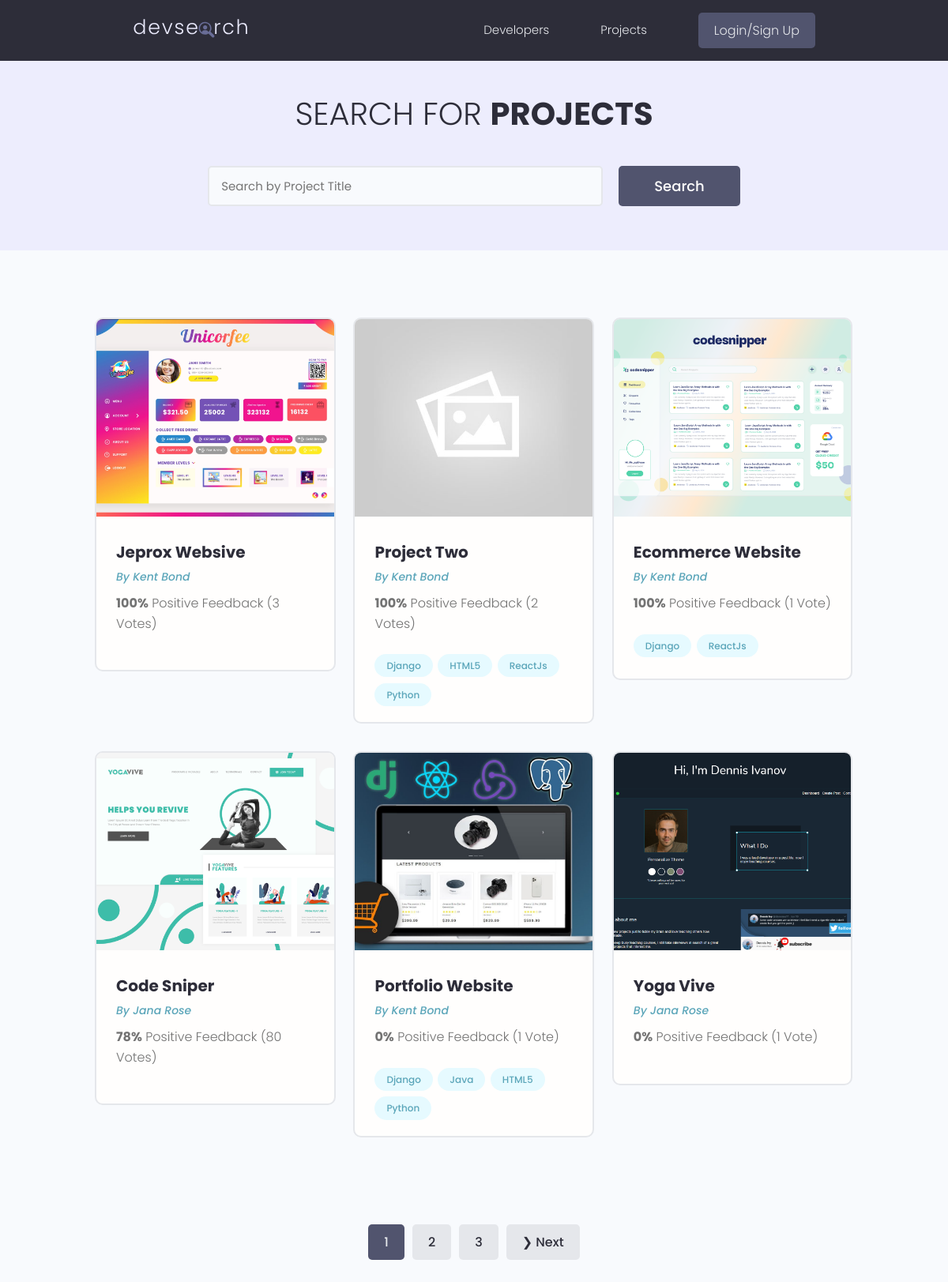
The app's page /projects/, older data.
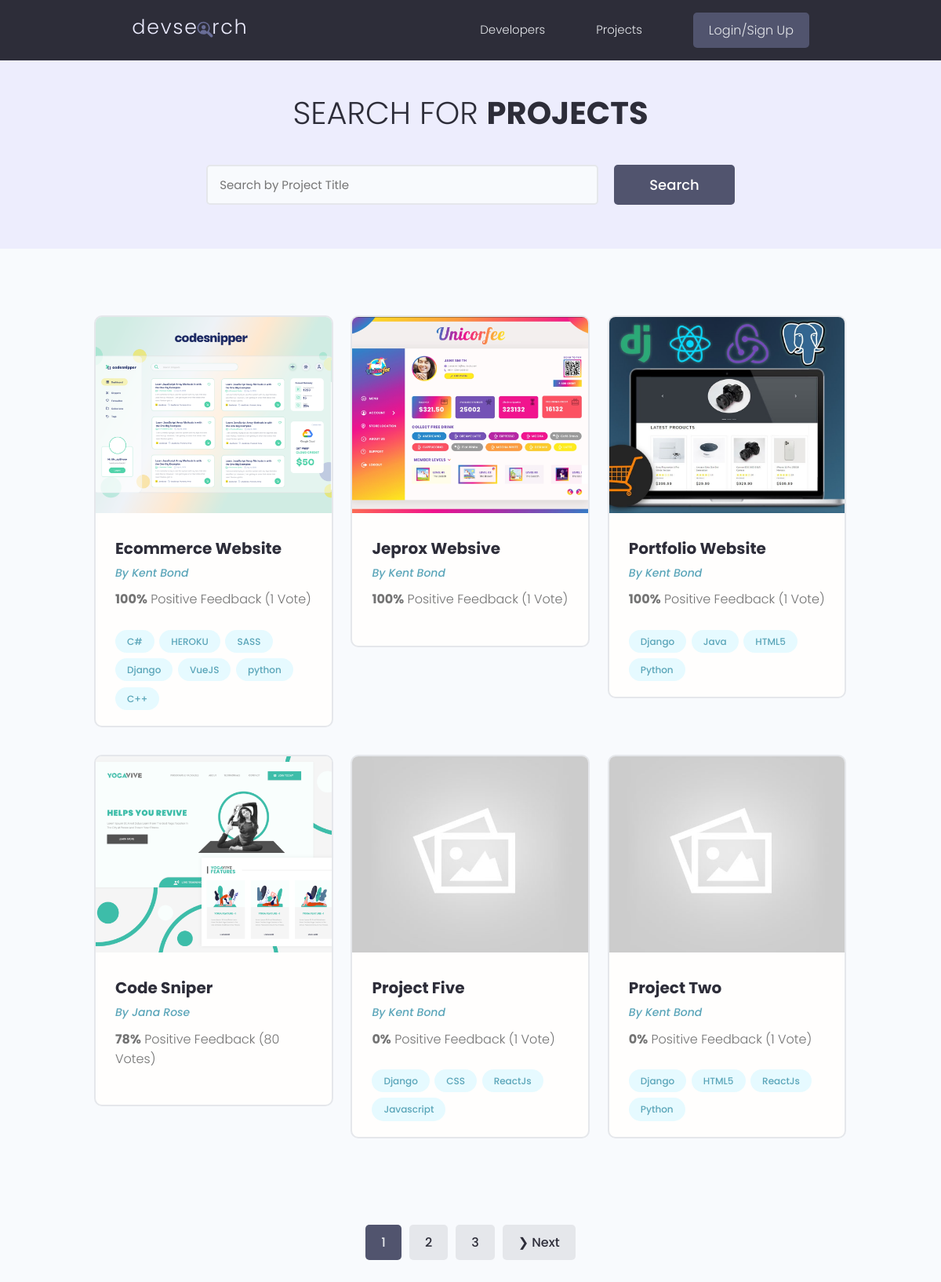
The same page, newer data.
### projects/models.py (models this page shows, shortened)
class Project(models.Model):
    id = models.UUIDField(default=uuid.uuid4, unique=True,
                          primary_key=True, editable=False)
    owner = models.ForeignKey(
        Profile, null=True, blank=True, on_delete=models.CASCADE)
    title = models.CharField(max_length=200)
    description = models.TextField(null=True, blank=True)
    featured_image = models.ImageField(
        null=True, blank=True, default="default.jpg")
    demo_link = models.CharField(max_length=2000, null=True, blank=True)
    source_link = models.CharField(max_length=2000, null=True, blank=True)
    tags = models.ManyToManyField('Tag', blank=True)
    vote_total = models.IntegerField(default=0, null=True, blank=True)
    vote_ratio = models.IntegerField(default=0, null=True, blank=True)
    created = models.DateTimeField(auto_now_add=True)
    class Meta:
        ordering = ['-vote_ratio', '-vote_total', 'title']
    @property
    def imageURL(self):
        try:
            url = self.featured_image.url
        except:
            url = ''
        return url

class Tag(models.Model):
    id = models.UUIDField(default=uuid.uuid4, unique=True,
                          primary_key=True, editable=False)
    name = models.CharField(max_length=200)
    created = models.DateTimeField(auto_now_add=True)
    def __str__(self):
        return self.name

### users/models.py (models this page shows, shortened)
class Profile(models.Model):
    id = models.UUIDField(default=uuid.uuid4, unique=True,
                          primary_key=True, editable=False)
    user = models.OneToOneField(
        User, on_delete=models.CASCADE, null=True, blank=True)
    name = models.CharField(max_length=200, blank=True, null=True)
    email = models.EmailField(max_length=500, blank=True, null=True)
    username = models.CharField(max_length=200, blank=True, null=True)
    short_intro = models.CharField(max_length=200, blank=True, null=True)
    bio = models.TextField(blank=True, null=True)
    location = models.CharField(max_length=200, blank=True, null=True)
    profile_image = models.ImageField(
        null=True, blank=True, upload_to="profiles/", default="profiles/user-default.png")
    social_github = models.CharField(max_length=200, blank=True, null=True)
    social_twitter = models.CharField(max_length=200, blank=True, null=True)
    social_linkedin = models.CharField(max_length=200, blank=True, null=True)
    social_youtube = models.CharField(max_length=200, blank=True, null=True)
    social_website = models.CharField(max_length=200, blank=True, null=True)
    created = models.DateTimeField(auto_now_add=True)
    class Meta:
        ordering = ['-created']

### projects/views.py (the view)
# urls.py: path('projects/', views.getProjects),
def projects(request):
    projects, search_query = searchProjects(request)
    custom_range, projects = paginateProjects(request, projects, 6)
    context = {'projects': projects,
               'search_query': search_query, 'custom_range': custom_range}
    return render(request, "projects/projects.html", context)

### projects/utils.py (called while the page is built)
def paginateProjects(request, projects, results):
    page = request.GET.get('page')
    paginator = Paginator(projects, results)
    try:
        projects = paginator.page(page)
    except PageNotAnInteger:
        page = 1
        projects = paginator.page(page)
    except EmptyPage:
        page = paginator.num_pages
        projects = paginator.page(page)
    leftIndex = (int(page) - 4)
    if leftIndex < 1:
        leftIndex = 1
    rightIndex = (int(page) + 5)
    if rightIndex > paginator.num_pages:
        rightIndex = paginator.num_pages + 1
    custom_range = range(leftIndex, rightIndex)
    return custom_range, projects

def searchProjects(request):
    search_query = ''
    if request.GET.get('search_query'):
        search_query = request.GET.get('search_query')
    tags = Tag.objects.filter(name__icontains=search_query)
    projects = Project.objects.distinct().filter(
        Q(title__icontains=search_query) |
        Q(description__icontains=search_query) |
        Q(owner__name__icontains=search_query) |
        Q(tags__in=tags)
    )
    return projects, search_query

### projects/templates/projects/projects.html (shortened to what this page needs)
{% extends 'main.html' %}
{% block content %}
<main class="projects">
    <section class="hero-section text-center">
        <div class="container container--narrow">
            <div class="hero-section__box">
                <h2>Search for <span>Projects</span></h2>
            </div>
            <div class="hero-section__search">
                <form id="search-form" class="form" action="{% url 'projects' %}" method="get">
                    <div class="form__field">
                        <input class="input input--text" id="formInput#search" type="text" name="search_query"
                            value="{{search_query}}" placeholder="Search by Project Title" />
                    </div>
                    <input class="btn btn--sub btn--lg" type="submit" value="Search" />
                </form>
            </div>
        </div>
    </section>
    <section class="projectsList">
        <div class="container">
            <div class="grid grid--three">
                {% for project in projects %}
                <div class="column">
                    <div class="card project">
                        <a href="{% url 'project' project.id %}" class="project">
                            <img class="project__thumbnail" src="{{project.imageURL}}"
                                alt="{{project.title|lower|slugify}}" />
                            <div class="card__body">
                                <h3 class="project__title">{{project.title}}</h3>
                                <p><a class="project__author" href="{% url 'user-profile' project.owner.id %}">By
                                        {{project.owner.name}}</a>
                                </p>
                                <p class="project--rating">
                                    <span style="font-weight: bold;">{{project.vote_ratio}}%</span> Positive
                                    Feedback ({{project.vote_total}} Vote{{project.vote_total|pluralize:"s"}})
                                </p>
                                <div class="project__tags">
                                    {% for tag in project.tags.all %}
                                    <span class="tag tag--pill tag--main">
                                        <small>{{tag}}</small>
                                    </span>
                                    {% endfor %}
                                </div>
                            </div>
                        </a>
                    </div>
                </div>
                {% endfor %}
            </div>
        </div>
    </section>
    {% include 'pagination.html' with query_set=projects custom_range=custom_range %}
</main>
{% endblock %}

Row changes from the older to the newer data that the page shows:
no longer on this page (row unchanged): Project: imageURL (picture), title "Yoga Vive", owner.name "Jana Rose", vote_ratio "0", vote_total "1"
changed Project "Ecommerce Website": loses Tag (name "ReactJs"); moves up the list
added Tag: name "C#", shown under Project "Ecommerce Website"
added Tag: name "HEROKU", shown under Project "Ecommerce Website"
added Tag: name "SASS", shown under Project "Ecommerce Website"
added Tag: name "VueJS", shown under Project "Ecommerce Website"
added Tag: name "python", shown under Project "Ecommerce Website"
added Tag: name "C++", shown under Project "Ecommerce Website"
changed Project "Jeprox Websive": vote_total "3" → "1"
changed Project "Portfolio Website": vote_ratio "0" → "100"; moves up the list
shown differently, row unchanged: Project "Code Sniper": moves down the list
now on this page (row edited): Project: imageURL (placeholder picture), title "Project Five", owner.name "Kent Bond", vote_ratio "0", vote_total "1", Tag (name "Django"), Tag (name "ReactJs")
now on this page (row unchanged): Tag: name "CSS", shown under "Project Five"
now on this page (row unchanged): Tag: name "Javascript", shown under "Project Five"
changed Project "Project Two": vote_ratio "100" → "0"; vote_total "2" → "1"
